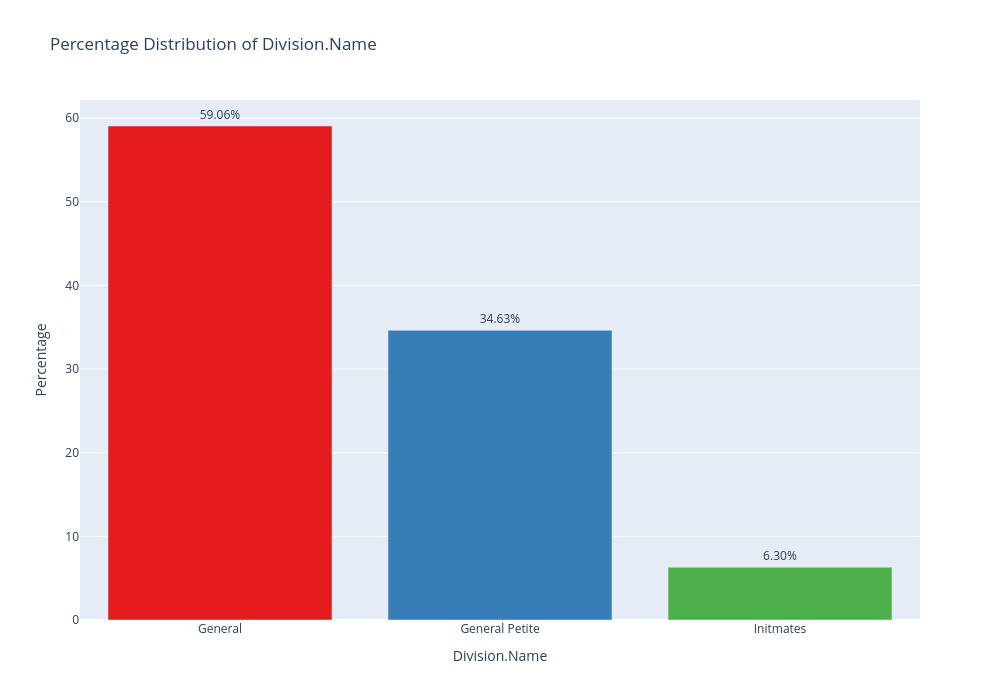
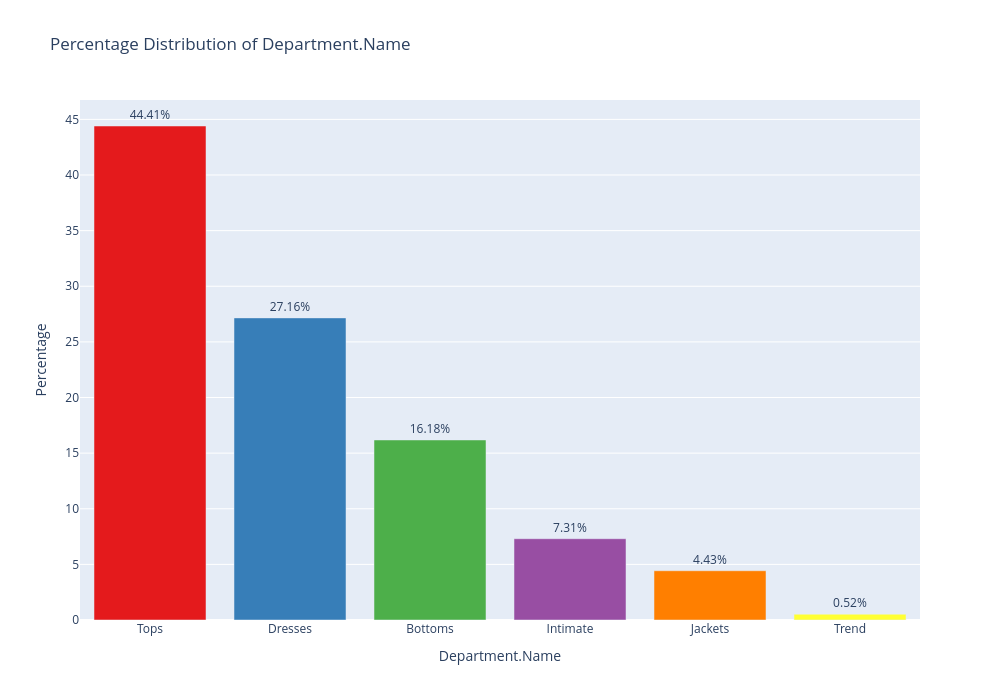
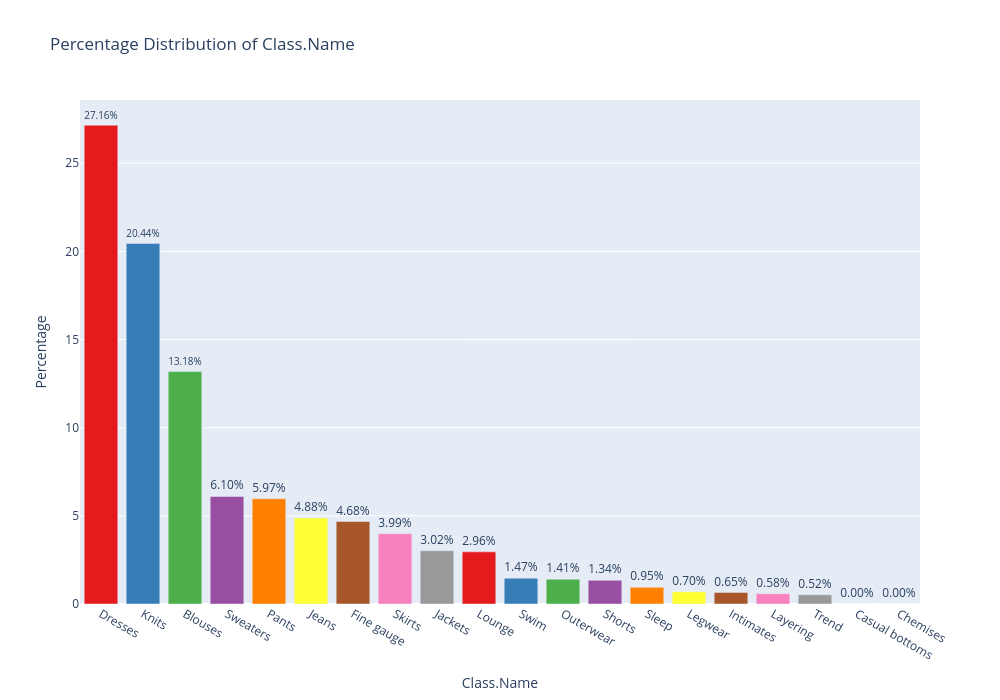
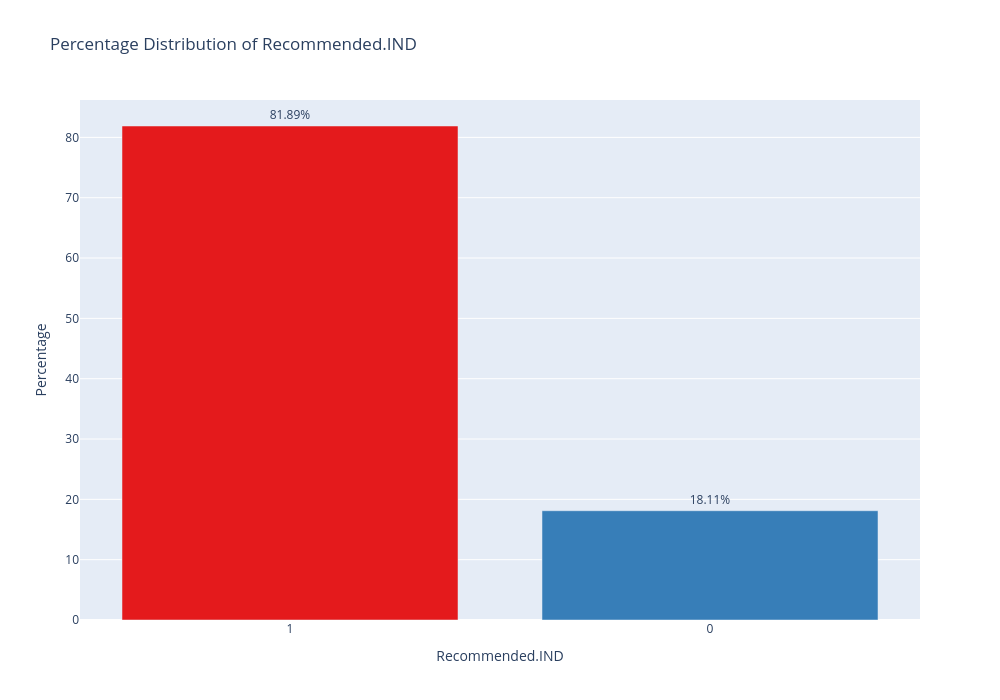

The notebook cell these images were saved under, in order:
### Code cell
# Visualize the distribution of key categorical features using bar charts to understand 
# the percentage distribution of categories in each column.

# Function to create a bar chart showing the percentage distribution of categories 
# in a specified column
def bar_perc(df, column):
    # Compute percentage table
    perc = (
        df[column]
        .value_counts(normalize=True)
        .mul(100)
        .reset_index()
    )

    # Stable column names for plotting
    perc.columns = ["Category", "Percentage"]

    # Force categories to be strings (fixes 0/1 numeric axis issue)
    perc["Category"] = perc["Category"].astype(str)

    # Plotly bar chart with your SAME color scheme
    fig = px.bar(
        perc,
        x="Category",
        y="Percentage",
        text="Percentage",
        title=f"Percentage Distribution of {column}",
        color="Category",
        color_discrete_sequence=px.colors.qualitative.Set1
    )

    # Remove the colorbar
    fig.update_coloraxes(showscale=False)

    # Format text labels to show percentages with 2 decimal places
    fig.update_traces(texttemplate='%{text:.2f}%', textposition='outside')

    # Layout adjustments for better aesthetics
    fig.update_layout(
        yaxis_title="Percentage",
        xaxis_title=column,
        width=1000,
        height=700,
        showlegend=False
    )

    fig.show()

# Visualize the percentage distribution of key categorical features
bar_perc(df, "Division.Name")
bar_perc(df, "Department.Name")
bar_perc(df, "Class.Name")
bar_perc(df, "Recommended.IND")

### Figure 1 — Plotly figure (JSON) as saved in the notebook; plotly's stock layout.template omitted (floating-point values rounded to 4 significant figures)
{"data": [{"alignmentgroup": "True", "hovertemplate": "Category=%{x}<br>Percentage=%{text}<extra></extra>", "legendgroup": "General", "marker": {"color": "rgb(228,26,28)", "pattern": {"shape": ""}}, "name": "General", "offsetgroup": "General", "orientation": "v", "showlegend": true, "text": [59.06], "textposition": "outside", "texttemplate": "%{text:.2f}%", "type": "bar", "x": ["General"], "xaxis": "x", "y": [59.06], "yaxis": "y"}, {"alignmentgroup": "True", "hovertemplate": "Category=%{x}<br>Percentage=%{text}<extra></extra>", "legendgroup": "General Petite", "marker": {"color": "rgb(55,126,184)", "pattern": {"shape": ""}}, "name": "General Petite", "offsetgroup": "General Petite", "orientation": "v", "showlegend": true, "text": [34.63], "textposition": "outside", "texttemplate": "%{text:.2f}%", "type": "bar", "x": ["General Petite"], "xaxis": "x", "y": [34.63], "yaxis": "y"}, {"alignmentgroup": "True", "hovertemplate": "Category=%{x}<br>Percentage=%{text}<extra></extra>", "legendgroup": "Initmates", "marker": {"color": "rgb(77,175,74)", "pattern": {"shape": ""}}, "name": "Initmates", "offsetgroup": "Initmates", "orientation": "v", "showlegend": true, "text": [6.302], "textposition": "outside", "texttemplate": "%{text:.2f}%", "type": "bar", "x": ["Initmates"], "xaxis": "x", "y": [6.302], "yaxis": "y"}], "layout": {"barmode": "relative", "coloraxis": {"showscale": false}, "height": 700, "legend": {"title": {"text": "Category"}, "tracegroupgap": 0}, "showlegend": false, "title": {"text": "Percentage Distribution of Division.Name"}, "width": 1000, "xaxis": {"anchor": "y", "categoryarray": ["General", "General Petite", "Initmates"], "categoryorder": "array", "domain": [0, 1], "title": {"text": "Division.Name"}}, "yaxis": {"anchor": "x", "domain": [0, 1], "title": {"text": "Percentage"}}}}

### Figure 2 — Plotly figure (JSON) as saved in the notebook; plotly's stock layout.template omitted (floating-point values rounded to 4 significant figures)
{"data": [{"alignmentgroup": "True", "hovertemplate": "Category=%{x}<br>Percentage=%{text}<extra></extra>", "legendgroup": "Tops", "marker": {"color": "rgb(228,26,28)", "pattern": {"shape": ""}}, "name": "Tops", "offsetgroup": "Tops", "orientation": "v", "showlegend": true, "text": [44.41], "textposition": "outside", "texttemplate": "%{text:.2f}%", "type": "bar", "x": ["Tops"], "xaxis": "x", "y": [44.41], "yaxis": "y"}, {"alignmentgroup": "True", "hovertemplate": "Category=%{x}<br>Percentage=%{text}<extra></extra>", "legendgroup": "Dresses", "marker": {"color": "rgb(55,126,184)", "pattern": {"shape": ""}}, "name": "Dresses", "offsetgroup": "Dresses", "orientation": "v", "showlegend": true, "text": [27.16], "textposition": "outside", "texttemplate": "%{text:.2f}%", "type": "bar", "x": ["Dresses"], "xaxis": "x", "y": [27.16], "yaxis": "y"}, {"alignmentgroup": "True", "hovertemplate": "Category=%{x}<br>Percentage=%{text}<extra></extra>", "legendgroup": "Bottoms", "marker": {"color": "rgb(77,175,74)", "pattern": {"shape": ""}}, "name": "Bottoms", "offsetgroup": "Bottoms", "orientation": "v", "showlegend": true, "text": [16.18], "textposition": "outside", "texttemplate": "%{text:.2f}%", "type": "bar", "x": ["Bottoms"], "xaxis": "x", "y": [16.18], "yaxis": "y"}, {"alignmentgroup": "True", "hovertemplate": "Category=%{x}<br>Percentage=%{text}<extra></extra>", "legendgroup": "Intimate", "marker": {"color": "rgb(152,78,163)", "pattern": {"shape": ""}}, "name": "Intimate", "offsetgroup": "Intimate", "orientation": "v", "showlegend": true, "text": [7.305], "textposition": "outside", "texttemplate": "%{text:.2f}%", "type": "bar", "x": ["Intimate"], "xaxis": "x", "y": [7.305], "yaxis": "y"}, {"alignmentgroup": "True", "hovertemplate": "Category=%{x}<br>Percentage=%{text}<extra></extra>", "legendgroup": "Jackets", "marker": {"color": "rgb(255,127,0)", "pattern": {"shape": ""}}, "name": "Jackets", "offsetgroup": "Jackets", "orientation": "v", "showlegend": true, "text": [4.428], "textposition": "outside", "texttemplate": "%{text:.2f}%", "type": "bar", "x": ["Jackets"], "xaxis": "x", "y": [4.428], "yaxis": "y"}, {"alignmentgroup": "True", "hovertemplate": "Category=%{x}<br>Percentage=%{text}<extra></extra>", "legendgroup": "Trend", "marker": {"color": "rgb(255,255,51)", "pattern": {"shape": ""}}, "name": "Trend", "offsetgroup": "Trend", "orientation": "v", "showlegend": true, "text": [0.5215], "textposition": "outside", "texttemplate": "%{text:.2f}%", "type": "bar", "x": ["Trend"], "xaxis": "x", "y": [0.5215], "yaxis": "y"}], "layout": {"barmode": "relative", "coloraxis": {"showscale": false}, "height": 700, "legend": {"title": {"text": "Category"}, "tracegroupgap": 0}, "showlegend": false, "title": {"text": "Percentage Distribution of Department.Name"}, "width": 1000, "xaxis": {"anchor": "y", "categoryarray": ["Tops", "Dresses", "Bottoms", "Intimate", "Jackets", "Trend"], "categoryorder": "array", "domain": [0, 1], "title": {"text": "Department.Name"}}, "yaxis": {"anchor": "x", "domain": [0, 1], "title": {"text": "Percentage"}}}}

### Figure 3 — Plotly figure (JSON) as saved in the notebook; plotly's stock layout.template omitted (floating-point values rounded to 4 significant figures)
{"data": [{"alignmentgroup": "True", "hovertemplate": "Category=%{x}<br>Percentage=%{text}<extra></extra>", "legendgroup": "Dresses", "marker": {"color": "rgb(228,26,28)", "pattern": {"shape": ""}}, "name": "Dresses", "offsetgroup": "Dresses", "orientation": "v", "showlegend": true, "text": [27.16], "textposition": "outside", "texttemplate": "%{text:.2f}%", "type": "bar", "x": ["Dresses"], "xaxis": "x", "y": [27.16], "yaxis": "y"}, {"alignmentgroup": "True", "hovertemplate": "Category=%{x}<br>Percentage=%{text}<extra></extra>", "legendgroup": "Knits", "marker": {"color": "rgb(55,126,184)", "pattern": {"shape": ""}}, "name": "Knits", "offsetgroup": "Knits", "orientation": "v", "showlegend": true, "text": [20.44], "textposition": "outside", "texttemplate": "%{text:.2f}%", "type": "bar", "x": ["Knits"], "xaxis": "x", "y": [20.44], "yaxis": "y"}, {"alignmentgroup": "True", "hovertemplate": "Category=%{x}<br>Percentage=%{text}<extra></extra>", "legendgroup": "Blouses", "marker": {"color": "rgb(77,175,74)", "pattern": {"shape": ""}}, "name": "Blouses", "offsetgroup": "Blouses", "orientation": "v", "showlegend": true, "text": [13.18], "textposition": "outside", "texttemplate": "%{text:.2f}%", "type": "bar", "x": ["Blouses"], "xaxis": "x", "y": [13.18], "yaxis": "y"}, {"alignmentgroup": "True", "hovertemplate": "Category=%{x}<br>Percentage=%{text}<extra></extra>", "legendgroup": "Sweaters", "marker": {"color": "rgb(152,78,163)", "pattern": {"shape": ""}}, "name": "Sweaters", "offsetgroup": "Sweaters", "orientation": "v", "showlegend": true, "text": [6.099], "textposition": "outside", "texttemplate": "%{text:.2f}%", "type": "bar", "x": ["Sweaters"], "xaxis": "x", "y": [6.099], "yaxis": "y"}, {"alignmentgroup": "True", "hovertemplate": "Category=%{x}<br>Percentage=%{text}<extra></extra>", "legendgroup": "Pants", "marker": {"color": "rgb(255,127,0)", "pattern": {"shape": ""}}, "name": "Pants", "offsetgroup": "Pants", "orientation": "v", "showlegend": true, "text": [5.966], "textposition": "outside", "texttemplate": "%{text:.2f}%", "type": "bar", "x": ["Pants"], "xaxis": "x", "y": [5.966], "yaxis": "y"}, {"alignmentgroup": "True", "hovertemplate": "Category=%{x}<br>Percentage=%{text}<extra></extra>", "legendgroup": "Jeans", "marker": {"color": "rgb(255,255,51)", "pattern": {"shape": ""}}, "name": "Jeans", "offsetgroup": "Jeans", "orientation": "v", "showlegend": true, "text": [4.879], "textposition": "outside", "texttemplate": "%{text:.2f}%", "type": "bar", "x": ["Jeans"], "xaxis": "x", "y": [4.879], "yaxis": "y"}, {"alignmentgroup": "True", "hovertemplate": "Category=%{x}<br>Percentage=%{text}<extra></extra>", "legendgroup": "Fine gauge", "marker": {"color": "rgb(166,86,40)", "pattern": {"shape": ""}}, "name": "Fine gauge", "offsetgroup": "Fine gauge", "orientation": "v", "showlegend": true, "text": [4.68], "textposition": "outside", "texttemplate": "%{text:.2f}%", "type": "bar", "x": ["Fine gauge"], "xaxis": "x", "y": [4.68], "yaxis": "y"}, {"alignmentgroup": "True", "hovertemplate": "Category=%{x}<br>Percentage=%{text}<extra></extra>", "legendgroup": "Skirts", "marker": {"color": "rgb(247,129,191)", "pattern": {"shape": ""}}, "name": "Skirts", "offsetgroup": "Skirts", "orientation": "v", "showlegend": true, "text": [3.991], "textposition": "outside", "texttemplate": "%{text:.2f}%", "type": "bar", "x": ["Skirts"], "xaxis": "x", "y": [3.991], "yaxis": "y"}, {"alignmentgroup": "True", "hovertemplate": "Category=%{x}<br>Percentage=%{text}<extra></extra>", "legendgroup": "Jackets", "marker": {"color": "rgb(153,153,153)", "pattern": {"shape": ""}}, "name": "Jackets", "offsetgroup": "Jackets", "orientation": "v", "showlegend": true, "text": [3.018], "textposition": "outside", "texttemplate": "%{text:.2f}%", "type": "bar", "x": ["Jackets"], "xaxis": "x", "y": [3.018], "yaxis": "y"}, {"alignmentgroup": "True", "hovertemplate": "Category=%{x}<br>Percentage=%{text}<extra></extra>", "legendgroup": "Lounge", "marker": {"color": "rgb(228,26,28)", "pattern": {"shape": ""}}, "name": "Lounge", "offsetgroup": "Lounge", "orientation": "v", "showlegend": true, "text": [2.957], "textposition": "outside", "texttemplate": "%{text:.2f}%", "type": "bar", "x": ["Lounge"], "xaxis": "x", "y": [2.957], "yaxis": "y"}, {"alignmentgroup": "True", "hovertemplate": "Category=%{x}<br>Percentage=%{text}<extra></extra>", "legendgroup": "Swim", "marker": {"color": "rgb(55,126,184)", "pattern": {"shape": ""}}, "name": "Swim", "offsetgroup": "Swim", "orientation": "v", "showlegend": true, "text": [1.467], "textposition": "outside", "texttemplate": "%{text:.2f}%", "type": "bar", "x": ["Swim"], "xaxis": "x", "y": [1.467], "yaxis": "y"}, {"alignmentgroup": "True", "hovertemplate": "Category=%{x}<br>Percentage=%{text}<extra></extra>", "legendgroup": "Outerwear", "marker": {"color": "rgb(77,175,74)", "pattern": {"shape": ""}}, "name": "Outerwear", "offsetgroup": "Outerwear", "orientation": "v", "showlegend": true, "text": [1.41], "textposition": "outside", "texttemplate": "%{text:.2f}%", "type": "bar", "x": ["Outerwear"], "xaxis": "x", "y": [1.41], "yaxis": "y"}, {"alignmentgroup": "True", "hovertemplate": "Category=%{x}<br>Percentage=%{text}<extra></extra>", "legendgroup": "Shorts", "marker": {"color": "rgb(152,78,163)", "pattern": {"shape": ""}}, "name": "Shorts", "offsetgroup": "Shorts", "orientation": "v", "showlegend": true, "text": [1.343], "textposition": "outside", "texttemplate": "%{text:.2f}%", "type": "bar", "x": ["Shorts"], "xaxis": "x", "y": [1.343], "yaxis": "y"}, {"alignmentgroup": "True", "hovertemplate": "Category=%{x}<br>Percentage=%{text}<extra></extra>", "legendgroup": "Sleep", "marker": {"color": "rgb(255,127,0)", "pattern": {"shape": ""}}, "name": "Sleep", "offsetgroup": "Sleep", "orientation": "v", "showlegend": true, "text": [0.9457], "textposition": "outside", "texttemplate": "%{text:.2f}%", "type": "bar", "x": ["Sleep"], "xaxis": "x", "y": [0.9457], "yaxis": "y"}, {"alignmentgroup": "True", "hovertemplate": "Category=%{x}<br>Percentage=%{text}<extra></extra>", "legendgroup": "Legwear", "marker": {"color": "rgb(255,255,51)", "pattern": {"shape": ""}}, "name": "Legwear", "offsetgroup": "Legwear", "orientation": "v", "showlegend": true, "text": [0.6982], "textposition": "outside", "texttemplate": "%{text:.2f}%", "type": "bar", "x": ["Legwear"], "xaxis": "x", "y": [0.6982], "yaxis": "y"}, {"alignmentgroup": "True", "hovertemplate": "Category=%{x}<br>Percentage=%{text}<extra></extra>", "legendgroup": "Intimates", "marker": {"color": "rgb(166,86,40)", "pattern": {"shape": ""}}, "name": "Intimates", "offsetgroup": "Intimates", "orientation": "v", "showlegend": true, "text": [0.6496], "textposition": "outside", "texttemplate": "%{text:.2f}%", "type": "bar", "x": ["Intimates"], "xaxis": "x", "y": [0.6496], "yaxis": "y"}, {"alignmentgroup": "True", "hovertemplate": "Category=%{x}<br>Percentage=%{text}<extra></extra>", "legendgroup": "Layering", "marker": {"color": "rgb(247,129,191)", "pattern": {"shape": ""}}, "name": "Layering", "offsetgroup": "Layering", "orientation": "v", "showlegend": true, "text": [0.5833], "textposition": "outside", "texttemplate": "%{text:.2f}%", "type": "bar", "x": ["Layering"], "xaxis": "x", "y": [0.5833], "yaxis": "y"}, {"alignmentgroup": "True", "hovertemplate": "Category=%{x}<br>Percentage=%{text}<extra></extra>", "legendgroup": "Trend", "marker": {"color": "rgb(153,153,153)", "pattern": {"shape": ""}}, "name": "Trend", "offsetgroup": "Trend", "orientation": "v", "showlegend": true, "text": [0.5215], "textposition": "outside", "texttemplate": "%{text:.2f}%", "type": "bar", "x": ["Trend"], "xaxis": "x", "y": [0.5215], "yaxis": "y"}, {"alignmentgroup": "True", "hovertemplate": "Category=%{x}<br>Percentage=%{text}<extra></extra>", "legendgroup": "Casual bottoms", "marker": {"color": "rgb(228,26,28)", "pattern": {"shape": ""}}, "name": "Casual bottoms", "offsetgroup": "Casual bottoms", "orientation": "v", "showlegend": true, "text": [0.004419], "textposition": "outside", "texttemplate": "%{text:.2f}%", "type": "bar", "x": ["Casual bottoms"], "xaxis": "x", "y": [0.004419], "yaxis": "y"}, {"alignmentgroup": "True", "hovertemplate": "Category=%{x}<br>Percentage=%{text}<extra></extra>", "legendgroup": "Chemises", "marker": {"color": "rgb(55,126,184)", "pattern": {"shape": ""}}, "name": "Chemises", "offsetgroup": "Chemises", "orientation": "v", "showlegend": true, "text": [0.004419], "textposition": "outside", "texttemplate": "%{text:.2f}%", "type": "bar", "x": ["Chemises"], "xaxis": "x", "y": [0.004419], "yaxis": "y"}], "layout": {"barmode": "relative", "coloraxis": {"showscale": false}, "height": 700, "legend": {"title": {"text": "Category"}, "tracegroupgap": 0}, "showlegend": false, "title": {"text": "Percentage Distribution of Class.Name"}, "width": 1000, "xaxis": {"anchor": "y", "categoryarray": ["Dresses", "Knits", "Blouses", "Sweaters", "Pants", "Jeans", "Fine gauge", "Skirts", "Jackets", "Lounge", "Swim", "Outerwear", "Shorts", "Sleep", "Legwear", "Intimates", "Layering", "Trend", "Casual bottoms", "Chemises"], "categoryorder": "array", "domain": [0, 1], "title": {"text": "Class.Name"}}, "yaxis": {"anchor": "x", "domain": [0, 1], "title": {"text": "Percentage"}}}}

### Figure 4 — Plotly figure (JSON) as saved in the notebook; plotly's stock layout.template omitted (floating-point values rounded to 4 significant figures)
{"data": [{"alignmentgroup": "True", "hovertemplate": "Category=%{x}<br>Percentage=%{text}<extra></extra>", "legendgroup": "1", "marker": {"color": "rgb(228,26,28)", "pattern": {"shape": ""}}, "name": "1", "offsetgroup": "1", "orientation": "v", "showlegend": true, "text": [81.89], "textposition": "outside", "texttemplate": "%{text:.2f}%", "type": "bar", "x": ["1"], "xaxis": "x", "y": [81.89], "yaxis": "y"}, {"alignmentgroup": "True", "hovertemplate": "Category=%{x}<br>Percentage=%{text}<extra></extra>", "legendgroup": "0", "marker": {"color": "rgb(55,126,184)", "pattern": {"shape": ""}}, "name": "0", "offsetgroup": "0", "orientation": "v", "showlegend": true, "text": [18.11], "textposition": "outside", "texttemplate": "%{text:.2f}%", "type": "bar", "x": ["0"], "xaxis": "x", "y": [18.11], "yaxis": "y"}], "layout": {"barmode": "relative", "coloraxis": {"showscale": false}, "height": 700, "legend": {"title": {"text": "Category"}, "tracegroupgap": 0}, "showlegend": false, "title": {"text": "Percentage Distribution of Recommended.IND"}, "width": 1000, "xaxis": {"anchor": "y", "categoryarray": ["1", "0"], "categoryorder": "array", "domain": [0, 1], "title": {"text": "Recommended.IND"}}, "yaxis": {"anchor": "x", "domain": [0, 1], "title": {"text": "Percentage"}}}}
